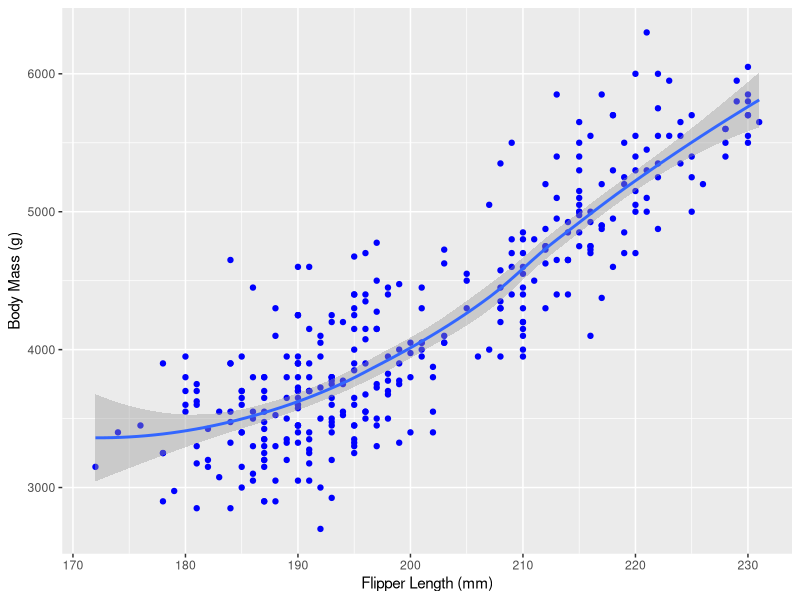
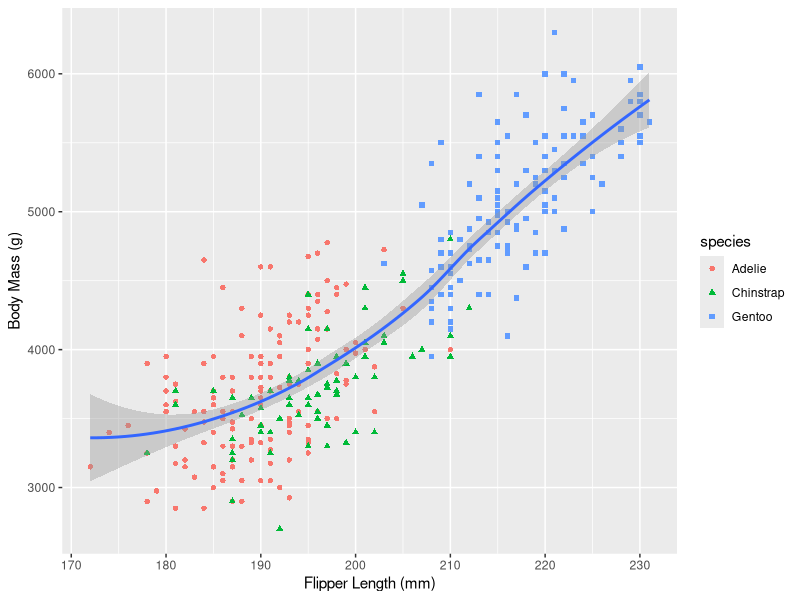
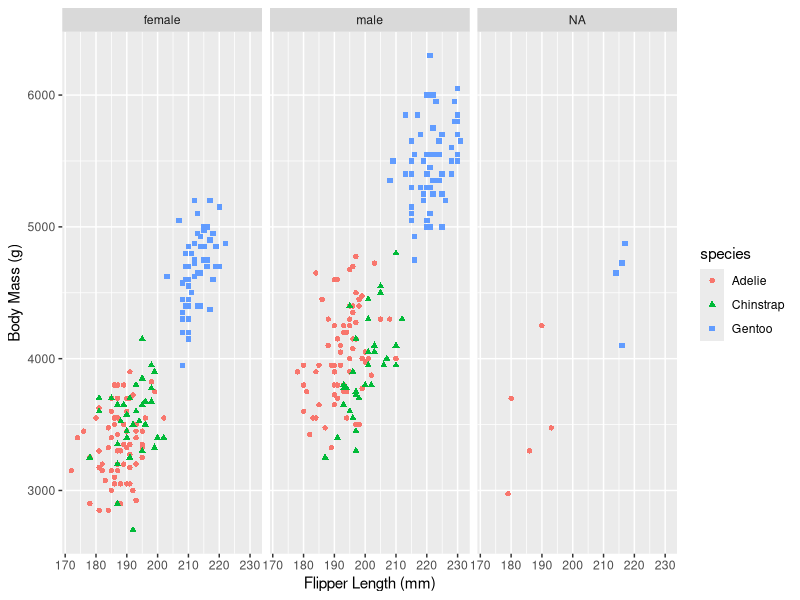

Recreate these plots in R, in order.
## ---- chunk 1
knitr::opts_chunk$set(
  collapse = TRUE,
  comment = "#>",
  fig.path = "README-"
)
## ---- chunk 2
library(tidyverse)
library(palmerpenguins)
## ---- chunk 3
ggplot(data = penguins) + 
  geom_point(mapping = aes(x = flipper_length_mm, y = body_mass_g), color = 'blue') +
  geom_smooth(mapping = aes(x = flipper_length_mm, y = body_mass_g)) +
  xlab("Flipper Length (mm)") +
  ylab("Body Mass (g)")
## ---- chunk 4
ggplot(data=penguins,aes(x=flipper_length_mm,y=body_mass_g))+
geom_point(aes(shape=species,color=species)) +
  geom_smooth(mapping = aes(x = flipper_length_mm, y = body_mass_g)) +
  xlab("Flipper Length (mm)") +
  ylab("Body Mass (g)")
## ---- chunk 5
ggplot(data=penguins,aes(x=flipper_length_mm,y=body_mass_g))+
geom_point(aes(color=species,
               shape=species)) +
xlab("Flipper Length (mm)") +
ylab("Body Mass (g)") + 
facet_wrap(~sex)

